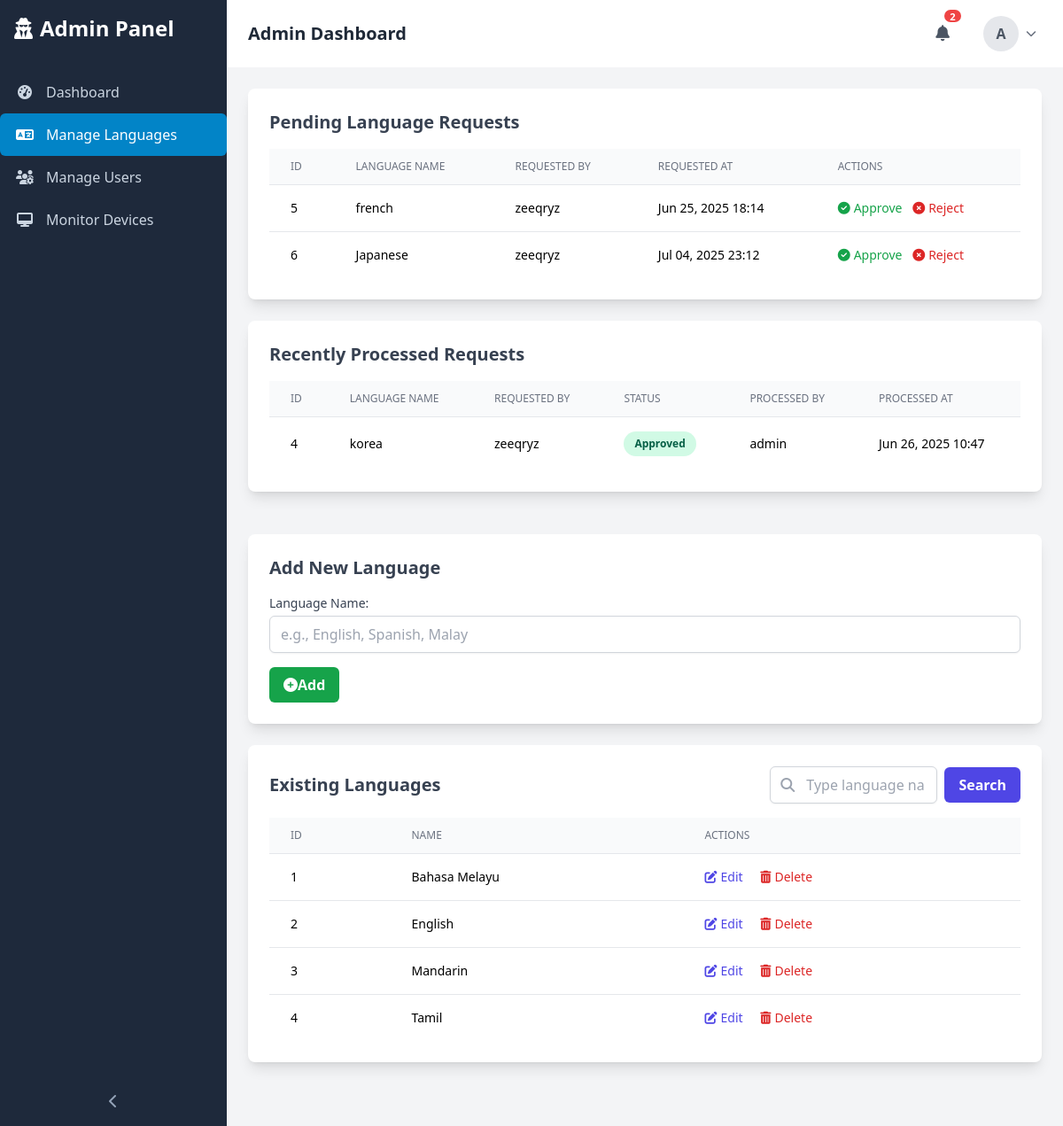
/admin_dashboard.php (signed in), run on the app's committed database.
### tables this page shows
CREATE TABLE `language_requests` (
  `id` int(11) NOT NULL,
  `language_name` varchar(255) NOT NULL,
  `requested_by` int(11) NOT NULL,
  `requested_at` datetime DEFAULT current_timestamp(),
  `status` enum('pending','approved','rejected') DEFAULT 'pending',
  `approved_by` int(11) DEFAULT NULL,
  `approved_at` datetime DEFAULT NULL
);

CREATE TABLE `users` (
  `id` int(11) NOT NULL,
  `username` varchar(255) NOT NULL,
  `email` varchar(255) NOT NULL,
  `password` varchar(255) NOT NULL,
  `role` enum('admin','teacher') NOT NULL,
  `status` enum('active','inactive') DEFAULT 'active',
  `created_at` timestamp NOT NULL DEFAULT current_timestamp(),
  `updated_at` timestamp NOT NULL DEFAULT current_timestamp() ON UPDATE current_timestamp(),
  `profile_pic_path` varchar(255) DEFAULT NULL
);

CREATE TABLE `languages` (
  `id` int(11) NOT NULL,
  `language_name` varchar(100) NOT NULL,
  `created_at` timestamp NOT NULL DEFAULT current_timestamp(),
  `created_by` int(11) DEFAULT NULL
);

### admin_dashboard.php (the view, shortened to what this page needs)
<?php
include 'db_connection.php';
$search_query = trim($_GET['search_query'] ?? '');
$language_to_edit_id = null;
$language_to_edit_name = '';
$sql_all_languages = "SELECT id, language_name FROM languages";
$sql_all_languages .= " ORDER BY id ASC";
$stmt_all_languages = $conn->prepare($sql_all_languages);
$result_all_languages = false;
if ($stmt_all_languages) {
    if ($stmt_all_languages->execute()) {
        $result_all_languages = $stmt_all_languages->get_result();
    } else {
        $modal_error_message = "Error executing fetch all languages statement: " . $stmt_all_languages->error;
        $result_all_languages = false;
    }
} else {
    $modal_error_message = "Error preparing fetch all languages statement: " . $conn->error;
    $result_all_languages = false;
}
$pending_requests = [];
$processed_requests = [];
$stmt_pending = $conn->prepare("SELECT lr.id, lr.language_name, u.username AS requested_by_username, lr.requested_at
                                FROM language_requests lr
                                JOIN users u ON lr.requested_by = u.id
                                WHERE lr.status = 'pending'
                                ORDER BY lr.requested_at ASC");
if ($stmt_pending) {
    $stmt_pending->execute();
    $pending_requests = $stmt_pending->get_result()->fetch_all(MYSQLI_ASSOC);
}
$stmt_processed = $conn->prepare("SELECT lr.id, lr.language_name, u_req.username AS requested_by_username, lr.requested_at, lr.status, u_app.username AS approved_by_username, lr.approved_at
                                  FROM language_requests lr
                                  JOIN users u_req ON lr.requested_by = u_req.id
                                  LEFT JOIN users u_app ON lr.approved_by = u_app.id
                                  WHERE lr.status != 'pending'
                                  ORDER BY lr.approved_at DESC LIMIT 10");
if ($stmt_processed) {
    $stmt_processed->execute();
    $processed_requests = $stmt_processed->get_result()->fetch_all(MYSQLI_ASSOC);
}
include 'header.php';
?>
<link rel="stylesheet" type="text/css" href="https://cdn.datatables.net/2.0.8/css/dataTables.dataTables.min.css">
<main class="flex-1 overflow-x-hidden overflow-y-auto bg-gray-100 p-6">
    <div class="container mx-auto">
        <section id="language-requests-anchor" class="mb-12">
            <div class="bg-white p-6 rounded-lg shadow-lg mb-6">
                <h2 class="text-xl font-semibold text-gray-700 mb-4">Pending Language Requests</h2>
                <?php if (!empty($pending_requests)): ?>
                    <div class="overflow-x-auto">
                        <table class="min-w-full divide-y divide-gray-200">
                            <thead class="bg-gray-50">
                                <tr>
                                    <th class="px-6 py-3 text-left text-xs font-medium text-gray-500 uppercase">ID</th>
                                    <th class="px-6 py-3 text-left text-xs font-medium text-gray-500 uppercase">Language Name</th>
                                    <th class="px-6 py-3 text-left text-xs font-medium text-gray-500 uppercase">Requested By</th>
                                    <th class="px-6 py-3 text-left text-xs font-medium text-gray-500 uppercase">Requested At</th>
                                    <th class="px-6 py-3 text-left text-xs font-medium text-gray-500 uppercase">Actions</th>
                                </tr>
                            </thead>
                            <tbody class="bg-white divide-y divide-gray-200">
                                <?php foreach ($pending_requests as $request): ?>
                                    <tr>
                                        <td class="px-6 py-4 whitespace-nowrap text-sm"><?php echo $request['id']; ?></td>
                                        <td class="px-6 py-4 whitespace-nowrap text-sm"><?php echo htmlspecialchars($request['language_name']); ?></td>
                                        <td class="px-6 py-4 whitespace-nowrap text-sm"><?php echo htmlspecialchars($request['requested_by_username']); ?></td>
                                        <td class="px-6 py-4 whitespace-nowrap text-sm"><?php echo htmlspecialchars(date('M d, Y H:i', strtotime($request['requested_at']))); ?></td>
                                        <td class="px-6 py-4 whitespace-nowrap text-sm font-medium space-x-2">
                                            <button type="button" class="text-green-600 hover:text-green-900 approve-request-button"
                                                data-request-id="<?php echo $request['id']; ?>"
                                                data-language-name="<?php echo htmlspecialchars($request['language_name']); ?>">
                                                <i class="fas fa-check-circle mr-1"></i>Approve
                                            </button>
                                            <button type="button" class="text-red-600 hover:text-red-900 reject-request-button"
                                                data-request-id="<?php echo $request['id']; ?>"
                                                data-language-name="<?php echo htmlspecialchars($request['language_name']); ?>">
                                                <i class="fas fa-times-circle mr-1"></i>Reject
                                            </button>
                                        </td>
                                    </tr>
                                <?php endforeach; ?>
                            </tbody>
                        </table>
                    </div>
                <?php endif; ?>
            </div>
            <div class="bg-white p-6 rounded-lg shadow-lg mb-12">
                <h2 class="text-xl font-semibold text-gray-700 mb-4">Recently Processed Requests</h2>
                <?php if (!empty($processed_requests)): ?>
                    <div class="overflow-x-auto">
                        <table class="min-w-full divide-y divide-gray-200">
                            <thead class="bg-gray-50">
                                <tr>
                                    <th class="px-6 py-3 text-left text-xs font-medium text-gray-500 uppercase">ID</th>
                                    <th class="px-6 py-3 text-left text-xs font-medium text-gray-500 uppercase">Language Name</th>
                                    <th class="px-6 py-3 text-left text-xs font-medium text-gray-500 uppercase">Requested By</th>
                                    <th class="px-6 py-3 text-left text-xs font-medium text-gray-500 uppercase">Status</th>
                                    <th class="px-6 py-3 text-left text-xs font-medium text-gray-500 uppercase">Processed By</th>
                                    <th class="px-6 py-3 text-left text-xs font-medium text-gray-500 uppercase">Processed At</th>
                                </tr>
                            </thead>
                            <tbody class="bg-white divide-y divide-gray-200">
                                <?php foreach ($processed_requests as $request): ?>
                                    <tr>
                                        <td class="px-6 py-4 whitespace-nowrap text-sm"><?php echo $request['id']; ?></td>
                                        <td class="px-6 py-4 whitespace-nowrap text-sm"><?php echo htmlspecialchars($request['language_name']); ?></td>
                                        <td class="px-6 py-4 whitespace-nowrap text-sm"><?php echo htmlspecialchars($request['requested_by_username']); ?></td>
                                        <td class="px-6 py-4 whitespace-nowrap text-sm">
                                            <span class="status-badge <?php echo htmlspecialchars($request['status']); ?>">
                                                <?php echo ucfirst($request['status']); ?>
                                            </span>
                                        </td>
                                        <td class="px-6 py-4 whitespace-nowrap text-sm"><?php echo htmlspecialchars($request['approved_by_username'] ?? 'N/A'); ?></td>
                                        <td class="px-6 py-4 whitespace-nowrap text-sm"><?php echo htmlspecialchars(date('M d, Y H:i', strtotime($request['approved_at']))); ?></td>
                                    </tr>
                                <?php endforeach; ?>
                            </tbody>
                        </table>
                    </div>
                <?php endif; ?>
            </div>
        </section>
        <section id="manage-languages" class="mb-12">
            <div class="bg-white p-6 rounded-lg shadow-lg mb-6">
                <h2 class="text-xl font-semibold text-gray-700 mb-4"><?php echo $language_to_edit_id ? 'Edit Language' : 'Add New Language'; ?></h2>
                <form action="admin_dashboard.php#manage-languages" method="POST" class="space-y-4">
                    <div>
                        <label for="language_name_input" class="block text-sm font-medium text-gray-700">Language Name:</label>
                        <input type="text" id="language_name_input" name="language_name" class="mt-1 block w-full px-3 py-2 border border-gray-300 rounded-md shadow-sm focus:outline-none focus:ring-indigo-500 focus:border-indigo-500" placeholder="e.g., English, Spanish, Malay" value="<?php echo htmlspecialchars($language_to_edit_name); ?>" required />
                    </div>
                    <div class="flex items-center">
                        <?php if ($language_to_edit_id): ?>
                            <button type="submit" name="update_language" class="btn-icon bg-blue-600 hover:bg-blue-700 text-white font-semibold py-2 px-4 rounded-md"><i class="fas fa-save"></i>Update</button>
                            <a href="admin_dashboard.php?search_query=<?php echo urlencode($search_query); ?>#manage-languages" class="ml-3 border border-gray-300 py-2 px-4 rounded-md bg-white hover:bg-gray-50">Cancel</a>
                        <?php else: ?>
                            <button type="submit" name="add_language" class="btn-icon bg-green-600 hover:bg-green-700 text-white font-semibold py-2 px-4 rounded-md"><i class="fas fa-plus-circle"></i>Add</button>
                        <?php endif; ?>
                    </div>
                </form>
            </div>
            <div class="bg-white p-6 rounded-lg shadow-lg">
                <div class="flex justify-between items-center mb-4">
                    <h2 class="text-xl font-semibold text-gray-700">Existing Languages</h2>
                    <form action="admin_dashboard.php#manage-languages" method="GET" class="flex items-center space-x-2 w-full md:w-1/3">
                        <div class="relative flex-grow">
                            <div class="absolute inset-y-0 left-0 pl-3 flex items-center pointer-events-none"><i class="fas fa-search text-gray-400"></i></div>
                            <input type="text" name="search_query" placeholder="Type language name..." class="block w-full pl-10 pr-3 py-2 border border-gray-300 rounded-md shadow-sm focus:outline-none focus:ring-indigo-500 focus:border-indigo-500" value="<?php echo htmlspecialchars($search_query); ?>">
                        </div>
                        <button type="submit" class="bg-indigo-600 hover:bg-indigo-700 text-white font-semibold py-2 px-4 rounded-md">Search</button>
                    </form>
                </div>
                <div class="overflow-x-auto">
                    <table class="min-w-full divide-y divide-gray-200">
                        <thead class="bg-gray-50">
                            <tr>
                                <th class="px-6 py-3 text-left text-xs font-medium text-gray-500 uppercase">ID</th>
                                <th class="px-6 py-3 text-left text-xs font-medium text-gray-500 uppercase">Name</th>
                                <th class="px-6 py-3 text-left text-xs font-medium text-gray-500 uppercase">Actions</th>
                            </tr>
                        </thead>
                        <tbody class="bg-white divide-y divide-gray-200">
                            <?php if ($result_all_languages && $result_all_languages->num_rows > 0): while ($row = $result_all_languages->fetch_assoc()): ?>
                                <tr>
                                    <td class="px-6 py-4 whitespace-nowrap text-sm"><?php echo $row['id']; ?></td>
                                    <td class="px-6 py-4 whitespace-nowrap text-sm"><?php echo htmlspecialchars($row['language_name']); ?></td>
                                    <td class="px-6 py-4 whitespace-nowrap text-sm font-medium space-x-4">
                                        <a href="admin_dashboard.php?edit_language=<?php echo $row['id']; ?>&search_query=<?php echo urlencode($search_query); ?>#manage-languages" class="text-indigo-600 hover:text-indigo-900"><i class="fas fa-edit mr-1"></i>Edit</a>
                                        <button type="button" class="text-red-600 hover:text-red-900 delete-language-button" data-language-id="<?php echo $row['id']; ?>" data-language-name="<?php echo htmlspecialchars($row['language_name']); ?>">
                                            <i class="fas fa-trash-alt mr-1"></i>Delete
                                        </button>
                                    </td>
                                </tr>
                            <?php endwhile; else: ?><tr><td colspan="3" class="text-center py-8 text-gray-500">No languages found.</td></tr><?php endif; ?>
                        </tbody>
                    </table>
                </div>
            </div>
        </section>
    </div>
</main>
</body>
</html>

### admin_dashboard.php (style rules this page uses)
.status-badge { padding: 0.25rem 0.75rem; border-radius: 9999px; font-size: 0.75rem; font-weight: 600; display: inline-flex; align-items: center; justify-content: center; }
.status-badge.approved { background-color: #d1fae5; color: #065f46; }

### data on the page
language_requests: id "5", language_name "french", requested_by.username "zeeqryz", requested_at "Jun 25, 2025 18:14"
language_requests: id "6", language_name "Japanese", requested_by.username "zeeqryz", requested_at "Jul 04, 2025 23:12"
language_requests: id "4", language_name "korea", requested_by.username "zeeqryz", status "Approved", users.username "admin", approved_at "Jun 26, 2025 10:47"
languages: id "1", language_name "Bahasa Melayu"
languages: id "2", language_name "English"
languages: id "3", language_name "Mandarin"
languages: id "4", language_name "Tamil"

### other printed values
$item['label'] "Dashboard"
$item['label'] "Manage Languages"
$item['label'] "Manage Users"
$item['label'] "Monitor Devices"
$total_notifications_count "2"
substr($_SESSION['username'] ?? 'A', 0, 1) "A"
